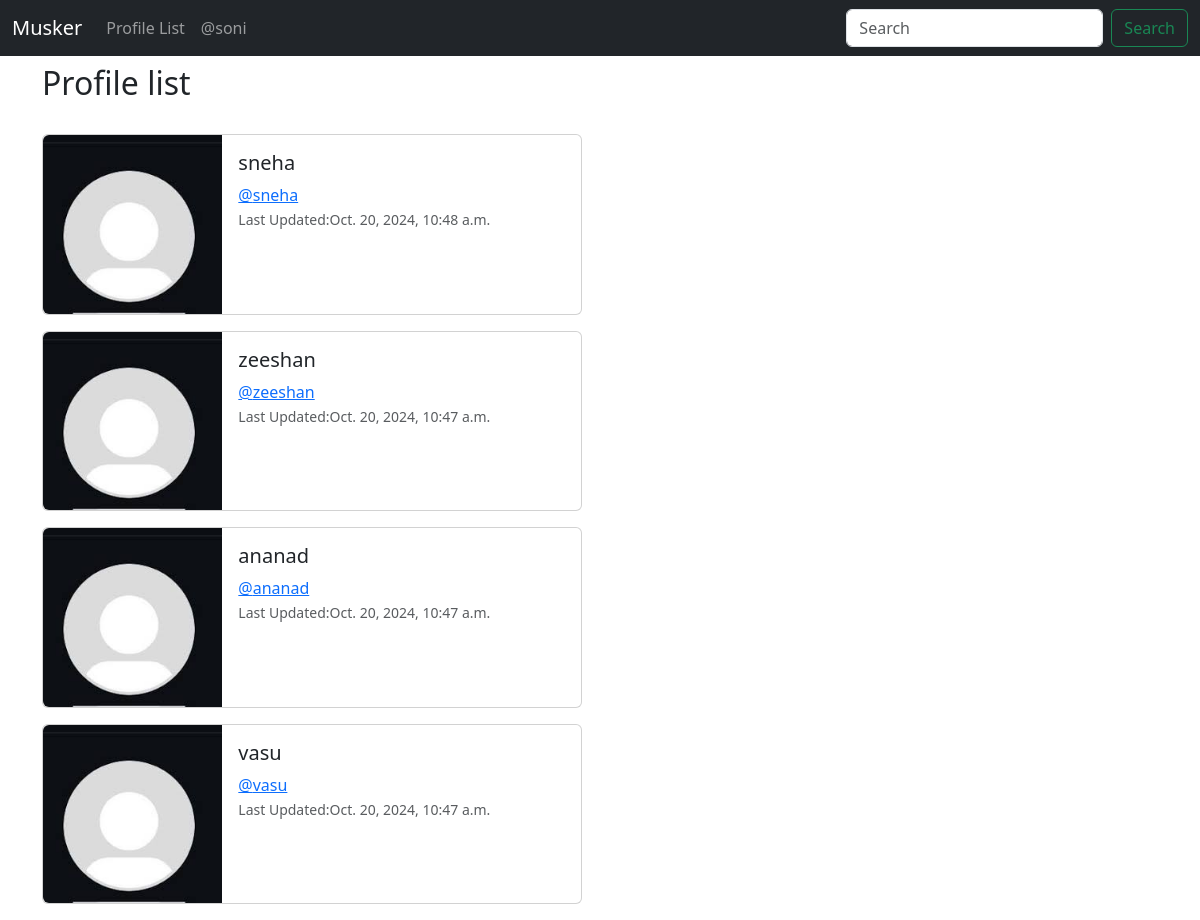
Screenshot of /profile_list/ (signed in) with the database file from the repository.
### musker/models.py (models this page shows, shortened)
class Profile(models.Model):
    user = models.OneToOneField(User, on_delete=models.CASCADE)
    fallows = models.ManyToManyField("self", related_name='fallowed_by',
                                     symmetrical=False, blank=True)
    date_modified = models.DateTimeField(User,auto_now=True)

### musker/views.py (the view)
# urls.py: path('profile_list/',views.profile_list,name='profile_list'),
def profile_list(request):
    if request.user.is_authenticated:
        profile = Profile.objects.exclude(user=request.user)
        return render(request, 'profile_list.html', {'profiles': profile})
    else:
        messages.success(request, 'You Must Be LoggedIn To view This Page')
        return redirect('home')

### musker/templates/profile_list.html
{% extends 'base.html' %}
{% load static %}
{% block content %}
 <h2>Profile list</h2>
  <br>
{% if profiles %}
 {% for profile in profiles %}
<div class="card mb-3" style="max-width: 540px;">
       <div class="row g-0">
        <div class="col-md-4">
          <img src="{% static 'images/defaultProfile.jpg'  %}" class="img-fluid rounded-start" alt="...">
        </div>
       <div class="col-md-8">
          <div class="card-body ">
            <h5 class="card-title">{{profile.user.username}}</h5>
            <a class="card-text text-primary" href="{%  url 'profile' profile.user.id %}" > @{{profile.user.username|lower}}</a>
            <p class="card-text"><small class="text-body-secondary">Last Updated:{{ profile.date_modified}}</small></p>
          </div>
       </div>
       </div>
 </div>
 {% endfor %}
{% endif %}
{% endblock %}

### musker/templates/Navbar.html (shortened to what this page needs)
<nav class="navbar navbar-expand-lg navbar-dark bg-dark mb-2 ">
  <div class="container-fluid">
    <a class="navbar-brand" href="/">Musker</a>
    <div class="collapse navbar-collapse" id="navbarSupportedContent">
      <ul class="navbar-nav me-auto mb-2 mb-lg-0">
        <li class="nav-item">
          <a class="nav-link" href="{% url 'profile_list' %}">Profile List</a>
        </li>
        {% if user.is_authenticated%}
          <li class="nav-item">
          <a class="nav-link" href="{% url 'profile' request.user.id %}">@{{user}}</a>
        </li>
        {% endif %}
      </ul>
      <form class="d-flex" role="search">
        <input class="form-control me-2" type="search" placeholder="Search" aria-label="Search">
        <button class="btn btn-outline-success" type="submit">Search</button>
      </form>
    </div>
  </div>
</nav>

### rows the page displays
Profile: user.username "sneha", date_modified "Oct. 20, 2024, 10:48 a.m."
Profile: user.username "zeeshan", date_modified "Oct. 20, 2024, 10:47 a.m."
Profile: user.username "ananad", date_modified "Oct. 20, 2024, 10:47 a.m."
Profile: user.username "vasu", date_modified "Oct. 20, 2024, 10:47 a.m."

### other values shown
{{ user }} "soni"
